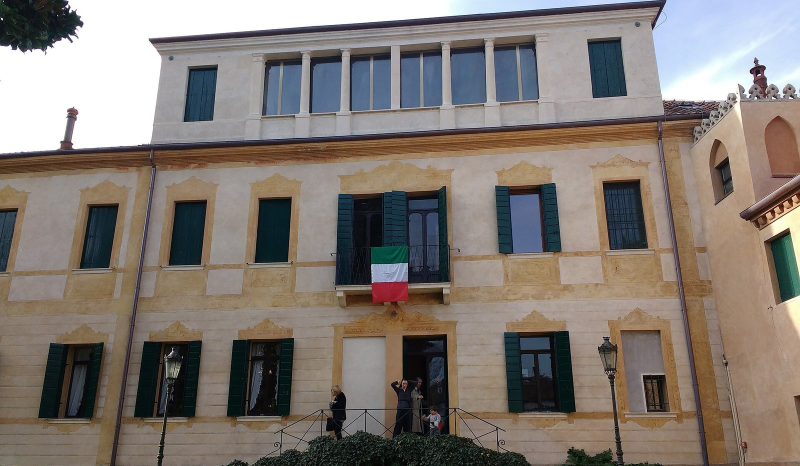
#> input picture assets/foto/4-novembre-1918-perche-e-festa.jpg, 1600 x 932 px (shown at 1/2 size)
$ python -i carosello_base.py   (imports and definitions only)
#> lines starting #> are read from the running program, lines starting #| are printed output that depends on the picture
"""Template caroselli ParrhesIA, 1080x1350 (4:5). Prova: decreto cortei."""
import os, random
from PIL import Image, ImageDraw, ImageFont, ImageEnhance, ImageOps

# [1 line not run here, left out]
W, H = 1080, 1350
BG = (14, 14, 14); BG2 = (24, 24, 24); INK = (240, 238, 234); MUTED = (154, 154, 154); RED = (214, 38, 38); LINE = (46, 46, 46)
def F(n, s): return ImageFont.truetype(n if n.startswith("/") else f"{D}/fonts/{n}.ttf", s)
BLACK, XB, BOLD = "BarlowCondensed-Black", "BarlowCondensed-ExtraBold", "BarlowCondensed-Bold"
IB, ISB, IM, IR = [f"/usr/share/fonts/opentype/inter/Inter-{w}.otf" for w in ("Bold", "SemiBold", "Medium", "Regular")]
N = 8

# [1 line not run here, left out]
GR = Image.effect_noise((W // 2, H // 2), 40).resize((W, H)).convert("L")
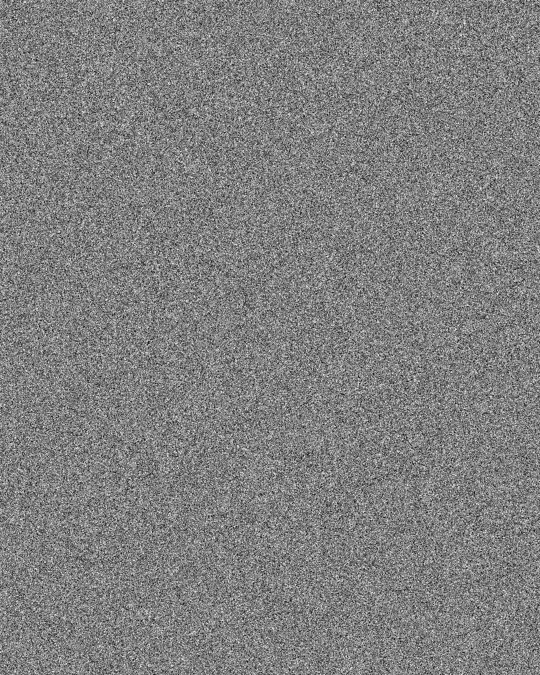
#> GR: PIL image 1080x1350 L (shown at 1/2 size); min 0, max 255, mean 127.5
def grain(im):
    return Image.composite(im, Image.new("RGB", (W, H), (0, 0, 0)), ImageOps.invert(GR).point(lambda v: 255 - v // 7))

def wrap(d, t, f, mw):
    out, cur = [], ""
    for w in t.split():
        x = (cur + " " + w).strip()
        if d.textlength(x, font=f) > mw and cur: out.append(cur); cur = w
        else: cur = x
    if cur: out.append(cur)
    return out

def para(d, x, y, t, f, fill, mw, lh=1.32):
    for ln in wrap(d, t, f, mw): d.text((x, y), ln, font=f, fill=fill); y += f.size * lh
    return y

def logo(d, x, y, s):
    f = F(BLACK, s); d.text((x, y), "PARRHES", font=f, fill=INK); d.text((x + d.textlength("PARRHES", font=f), y), "IA", font=f, fill=RED)

def stamp(im, txt, cx, cy, size, rot=-4):
    f = F(BLACK, size); tmp = Image.new("RGBA", (W, int(size * 1.7)), (0, 0, 0, 0)); d = ImageDraw.Draw(tmp)
    tw = d.textlength(txt, font=f); pad = size * .18
    d.rectangle([W/2 - tw/2 - pad, size*.2, W/2 + tw/2 + pad, size*1.45], outline=RED + (255,), width=max(5, size // 14))
    d.text((W/2, size*.82), txt, font=f, fill=RED + (255,), anchor="mm")
    r = random.Random(len(txt))
    for _ in range(int(tw)):
        px, py = r.uniform(W/2 - tw/2 - pad, W/2 + tw/2 + pad), r.uniform(0, size*1.7)
        d.ellipse([px, py, px + r.uniform(2, 6), py + r.uniform(2, 6)], fill=(0, 0, 0, 0))
    tmp = tmp.rotate(rot, resample=Image.BICUBIC)
    im.paste(tmp, (int(cx - W/2), int(cy - tmp.height/2)), tmp)

def frame(i, rubrica=None, fonte=None):
    im = Image.new("RGB", (W, H), BG); d = ImageDraw.Draw(im)
    logo(d, 64, 52, 46)
    d.text((W - 64, 60), f"{i}/{N}", font=F(BOLD, 36), fill=MUTED, anchor="ra")
    if rubrica:
        f = F(XB, 34); tw = d.textlength(rubrica.upper(), font=f)
        d.rectangle([64, 128, 64 + tw + 36, 176], fill=RED); d.text((82, 152), rubrica.upper(), font=f, fill=INK, anchor="lm")
    d.line([64, H - 110, W - 64, H - 110], fill=LINE, width=2)
    if fonte: d.text((64, H - 80), "Fonti: " + fonte, font=F(IM, 24), fill=MUTED)
    d.text((W - 64, H - 80), "parrhesia-ia.com", font=F(ISB, 24), fill=INK, anchor="ra")
    if i < N: d.text((W - 64, H - 160), "SCORRI  ›", font=F(IB, 28), fill=RED, anchor="ra")
    return im, d

def photo_bg(path, darken=.6):
#> called with darken = 0.6
    p = Image.open(path).convert("RGB"); p = ImageEnhance.Color(p).enhance(.2)
#> in photo_bg, p is the input picture: PIL image 1600x932 RGB; mean R, G, B 130.3, 121.7, 115.2
#> after `p = ImageEnhance.Color(p).enhance(0.2)`:
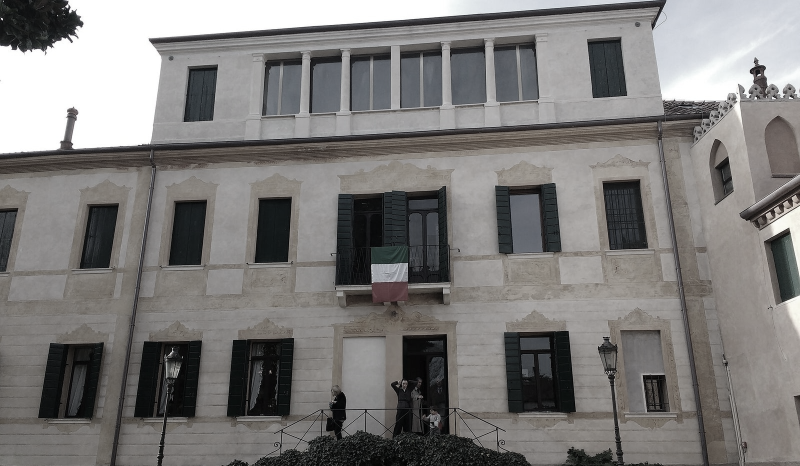
#> p: PIL image 1600x932 RGB (shown at 1/2 size); mean R, G, B 124.6, 122.8, 121.5
    s = max(W / p.width, H / p.height); p = p.resize((int(p.width*s)+1, int(p.height*s)+1))
#> after `s = max(W / p.width, H / p.height)`: s = 1.45
    x, y = (p.width - W)//2, (p.height - H)//2; p = p.crop((x, y, x + W, y + H))
#> after `x, y = ((p.width - W) // 2, (p.height - H) // 2)`: x = 619; y = 0
#> after `p = p.crop((x, y, x + W, y + H))`:
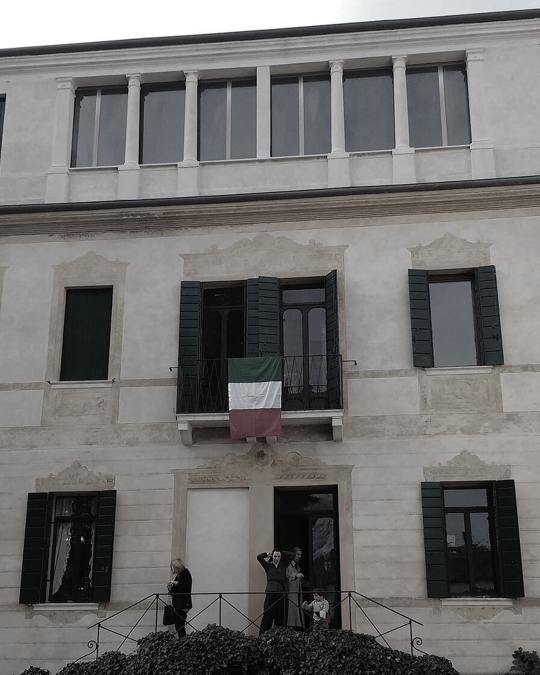
#> p: PIL image 1080x1350 RGB (shown at 1/2 size); mean R, G, B 113.1, 111.9, 111.1
    p = Image.blend(p, Image.new("RGB", (W, H), BG), darken)
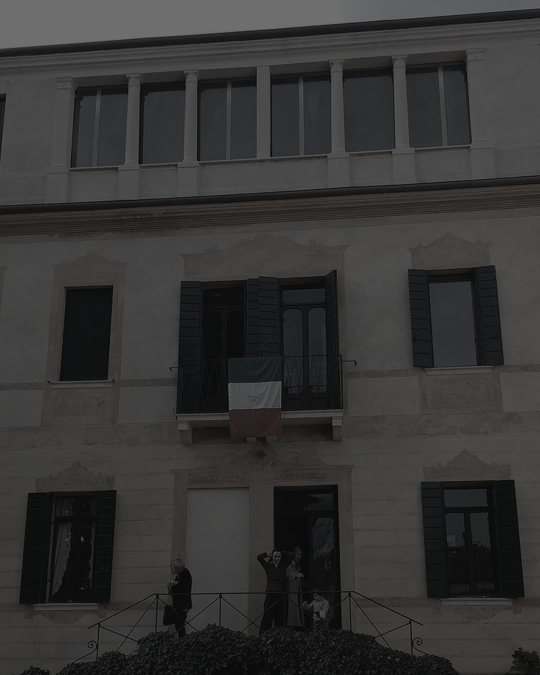
#> p: PIL image 1080x1350 RGB (shown at 1/2 size); mean R, G, B 53.2, 52.7, 52.4
    g = Image.linear_gradient("L").resize((W, H)).point(lambda v: int(max(0, v - 60) * 1.3))
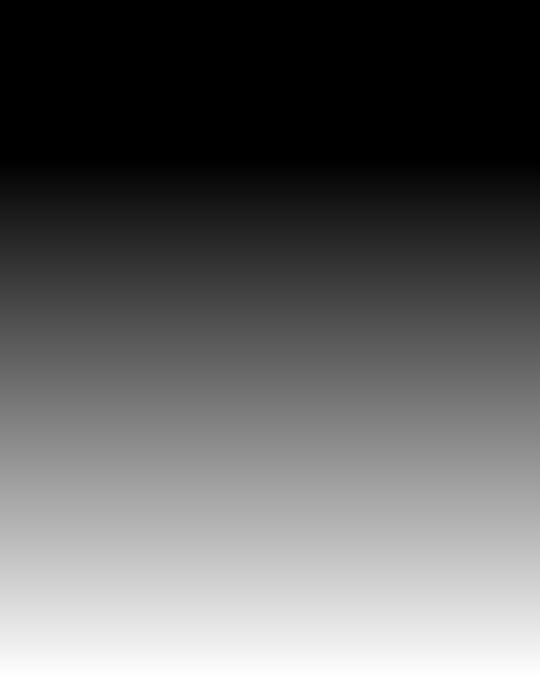
#> g: PIL image 1080x1350 L (shown at 1/2 size); min 0, max 253, mean 96.7
    return Image.composite(Image.new("RGB", (W, H), BG), p, g)
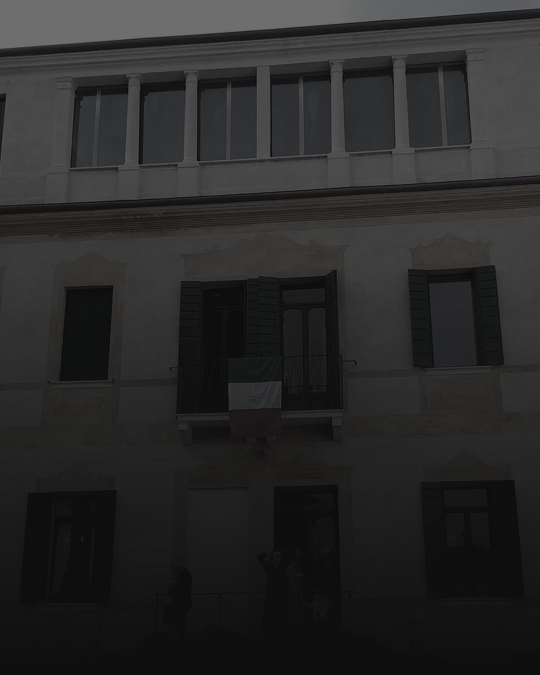
#> returned value: PIL image 1080x1350 RGB (shown at 1/2 size); mean R, G, B 41.2, 41, 40.9

slides = []

>>> result = photo_bg('../../assets/foto/4-novembre-1918-perche-e-festa.jpg')

$ run again, on assets/foto/bilancio-ue-2028-2034-chi-blocca.jpg
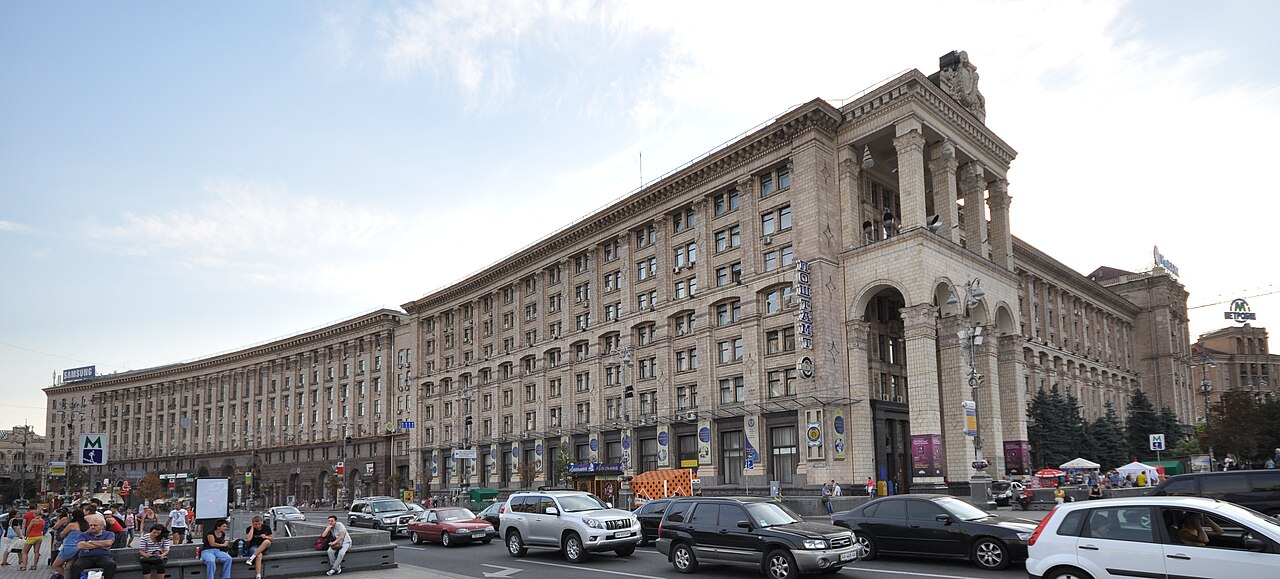
#> input picture assets/foto/bilancio-ue-2028-2034-chi-blocca.jpg, 1280 x 579 px
#> in photo_bg, p is the input picture: PIL image 1280x579 RGB; mean R, G, B 159.1, 160.1, 163.6
#> in photo_bg, `p = p.crop((x, y, x + W, y + H))`:
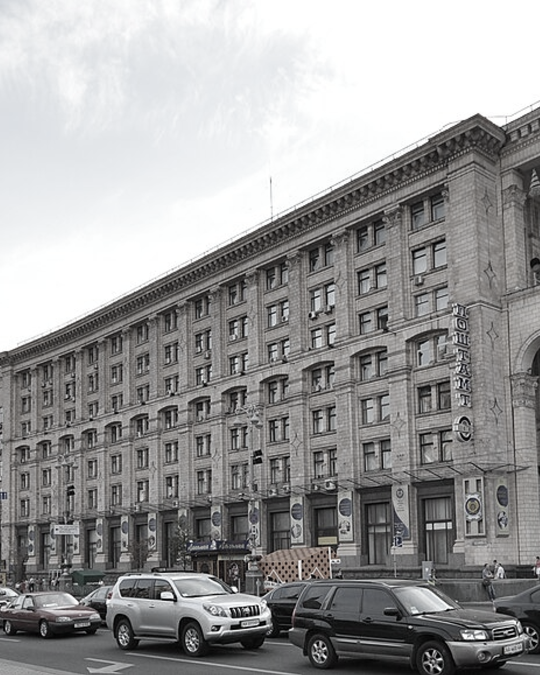
#> p: PIL image 1080x1350 RGB (shown at 1/2 size); mean R, G, B 153.9, 153.5, 153.5
#> in photo_bg, `return Image.composite(Image.new("RGB", (W, H), BG), p, g)`:
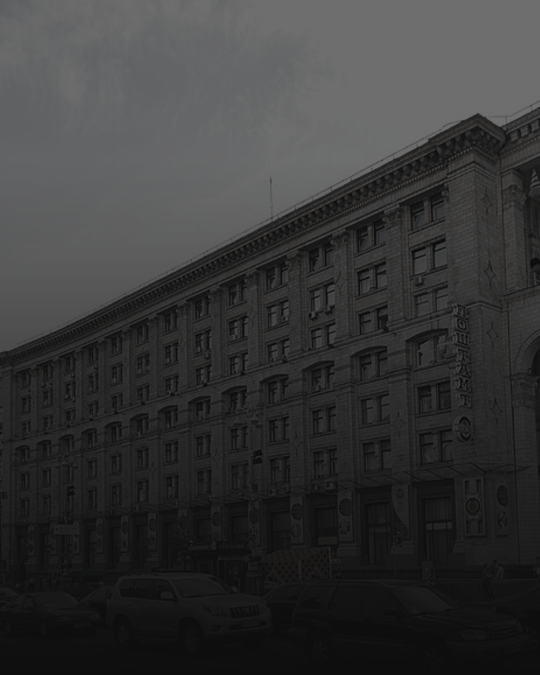
#> returned value: PIL image 1080x1350 RGB (shown at 1/2 size); mean R, G, B 55, 54.9, 55

$ run again, on assets/foto/cop31-ai-supplementari.jpg
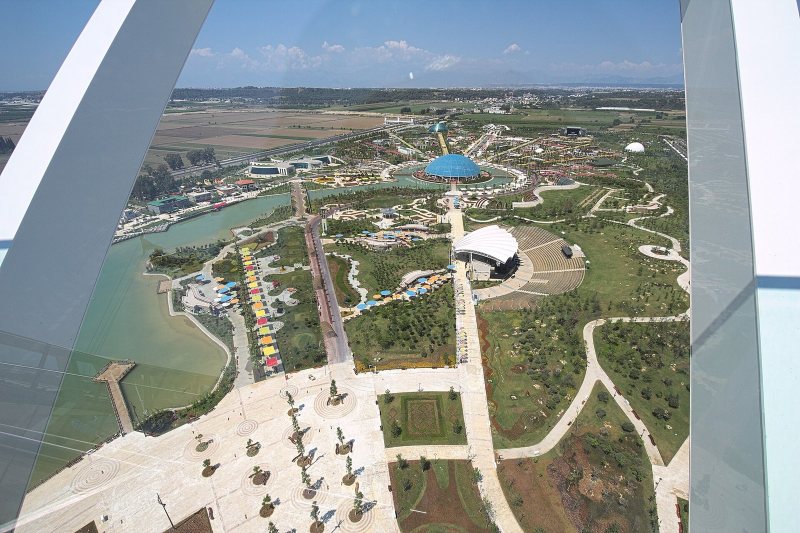
#> input picture assets/foto/cop31-ai-supplementari.jpg, 1600 x 1066 px (shown at 1/2 size)
#> in photo_bg, p is the input picture: PIL image 1600x1066 RGB; mean R, G, B 144.8, 150.9, 147.2
#> in photo_bg, `p = Image.blend(p, Image.new("RGB", (W, H), BG), darken)`:
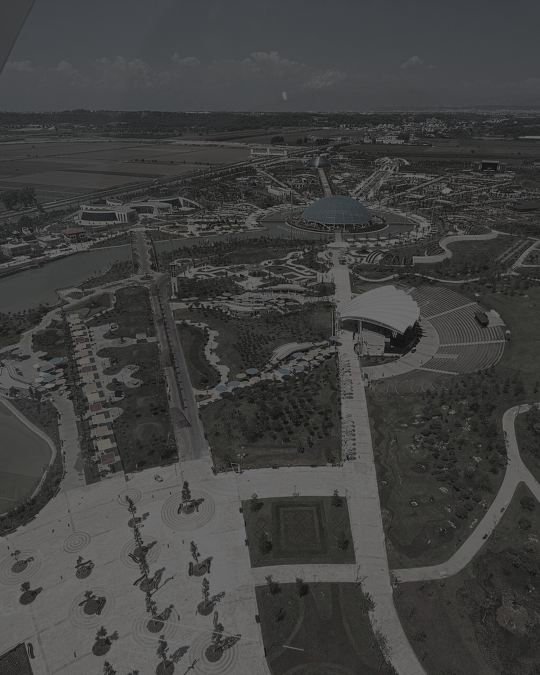
#> p: PIL image 1080x1350 RGB (shown at 1/2 size); mean R, G, B 65.2, 65.4, 64.7
#> in photo_bg, `return Image.composite(Image.new("RGB", (W, H), BG), p, g)`:
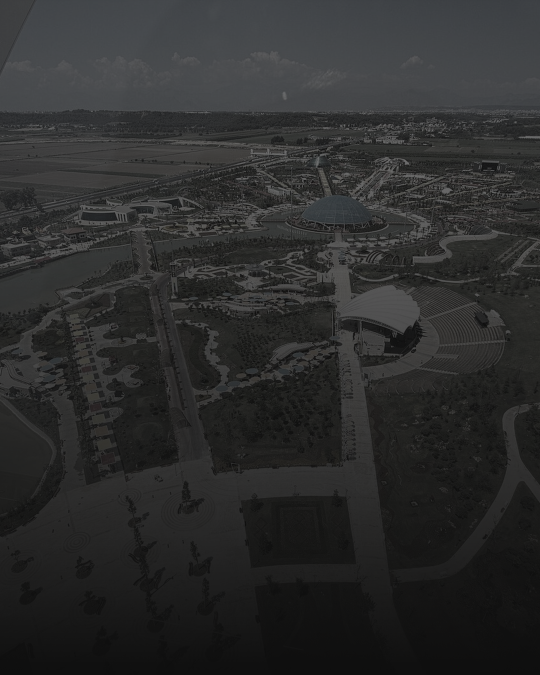
#> returned value: PIL image 1080x1350 RGB (shown at 1/2 size); mean R, G, B 44.3, 44.7, 44.6
